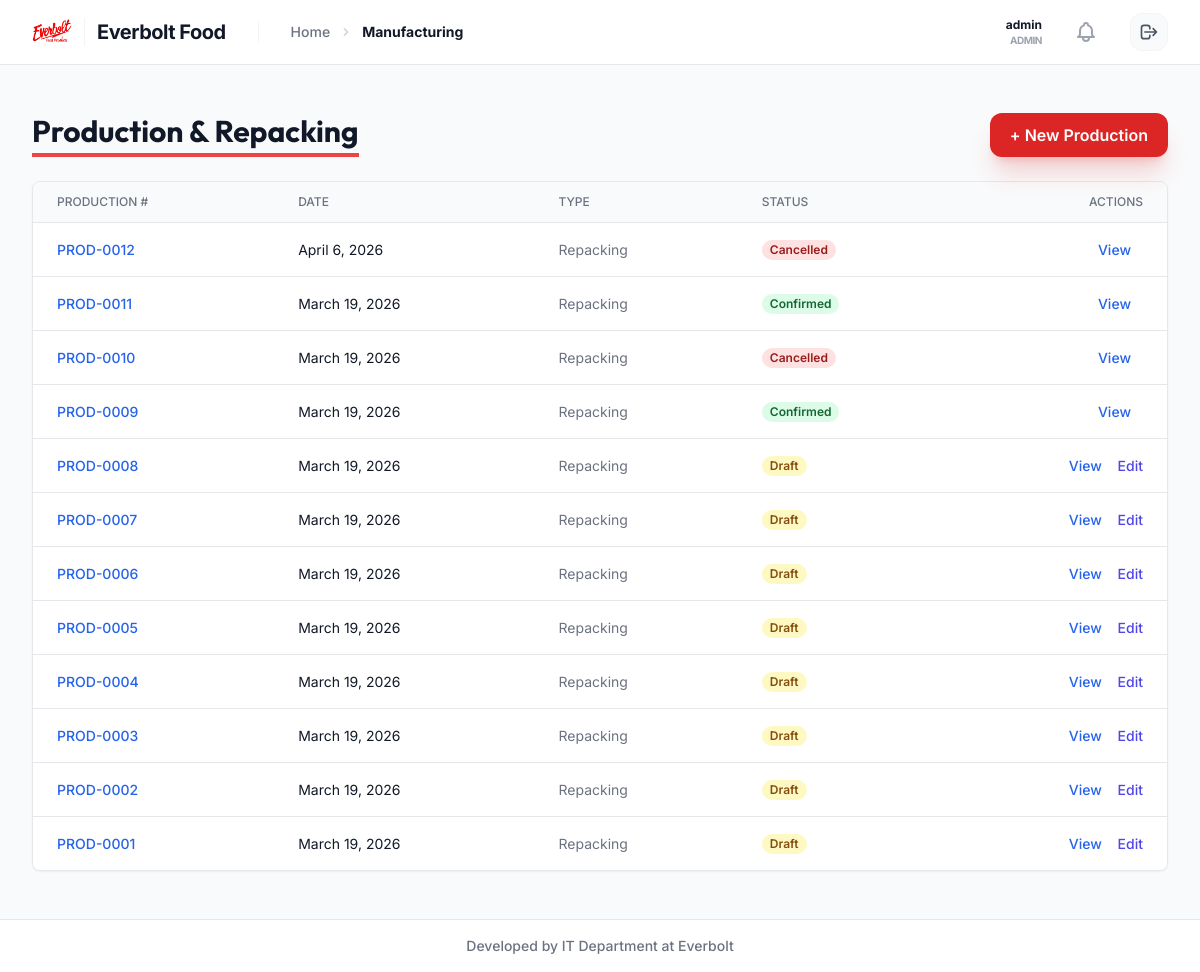
The page /manufacturing/production/ (signed in) on the database as committed earlier.
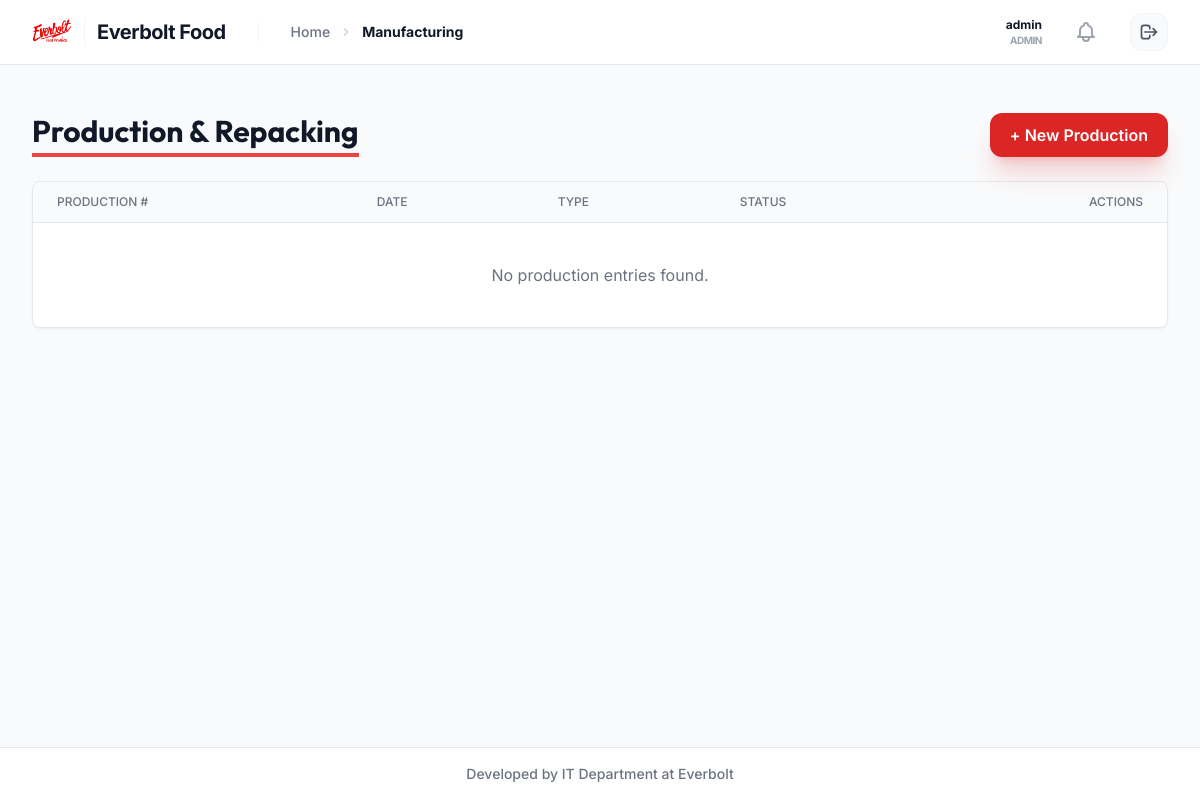
The same page on the database as committed later.
### manufacturing/models.py (models this page shows, shortened)
class Production(models.Model):
    class ConversionTypes(models.TextChoices):
        MANUFACTURING = 'MANUFACTURING', 'Manufacturing'
        REPACKING = 'REPACKING', 'Repacking'
        BLENDING = 'BLENDING', 'Blending'
    class StatusChoices(models.TextChoices):
        DRAFT = 'DRAFT', 'Draft'
        CONFIRMED = 'CONFIRMED', 'Confirmed'
        CANCELLED = 'CANCELLED', 'Cancelled'
    production_number = models.CharField(max_length=50, unique=True, blank=True)
    date = models.DateField()
    conversion_type = models.CharField(max_length=20, choices=ConversionTypes.choices, default=ConversionTypes.MANUFACTURING)
    status = models.CharField(max_length=20, choices=StatusChoices.choices, default=StatusChoices.DRAFT)
    notes = models.TextField(blank=True, null=True)
    created_by = models.ForeignKey(settings.AUTH_USER_MODEL, on_delete=models.SET_NULL, null=True)
    created_at = models.DateTimeField(auto_now_add=True)
    updated_at = models.DateTimeField(auto_now=True)

### manufacturing/views.py (the view)
# urls.py: path('production/', views.ProductionListView.as_view(), name='production_list'),
class ProductionListView(LoginRequiredMixin, ListView):
    model = Production
    template_name = 'manufacturing/production_list.html'
    context_object_name = 'productions'
    paginate_by = 20
    ordering = ['-id']

### users/models.py (called while the page is built)
    @property
    def unread_notifications(self):
        return getattr(self, 'notifications', None) and self.notifications.filter(is_read=False).order_by('-created_at') or []

### manufacturing/templates/manufacturing/production_list.html (shortened to what this page needs)
{% extends 'layouts/base.html' %}
{% block breadcrumbs %}
    <li class="flex items-center space-x-2">
        <svg class="w-4 h-4 text-gray-300" fill="currentColor" viewBox="0 0 20 20">
            <path d="M7.293 14.707a1 1 0 010-1.414L10.586 10 7.293 6.707a1 1 0 011.414-1.414l4 4a1 1 0 010 1.414l-4 4a1 1 0 01-1.414 0z" />
        </svg>
        <span class="text-gray-900 font-bold">Manufacturing</span>
    </li>
{% endblock %}
{% block content %}
<div class="px-4 py-6 sm:px-0">
    <div class="flex justify-between items-center mb-6">
        <h1 class="text-3xl font-bold text-gray-900 border-b-4 border-red-500 inline-block pb-1">Production & Repacking</h1>
        <a href="{% url 'production_create' %}" class="btn-premium btn-primary shadow-xl shadow-red-600/20">
            + New Production
        </a>
    </div>
    <div class="bg-white shadow-sm rounded-lg border border-gray-200 overflow-hidden">
        <table class="min-w-full divide-y divide-gray-200">
            <thead class="bg-gray-50">
                <tr>
                    <th class="px-6 py-3 text-left text-xs font-medium text-gray-500 uppercase">Production #</th>
                    <th class="px-6 py-3 text-left text-xs font-medium text-gray-500 uppercase">Date</th>
                    <th class="px-6 py-3 text-left text-xs font-medium text-gray-500 uppercase">Type</th>
                    <th class="px-6 py-3 text-left text-xs font-medium text-gray-500 uppercase">Status</th>
                    <th class="px-6 py-3 text-right text-xs font-medium text-gray-500 uppercase">Actions</th>
                </tr>
            </thead>
            <tbody class="bg-white divide-y divide-gray-200">
                {% for prod in productions %}
                <tr class="hover:bg-gray-50">
                    <td class="px-6 py-4 whitespace-nowrap text-sm font-medium text-blue-600">
                        <a href="{% url 'production_detail' prod.pk %}">{{ prod.production_number }}</a>
                    </td>
                    <td class="px-6 py-4 text-sm text-gray-900">{{ prod.date }}</td>
                    <td class="px-6 py-4 text-sm text-gray-500">{{ prod.get_conversion_type_display }}</td>
                    <td class="px-6 py-4 whitespace-nowrap text-sm">
                        {% if prod.status == 'CONFIRMED' %}
                            <span class="px-2 inline-flex text-xs leading-5 font-semibold rounded-full bg-green-100 text-green-800">Confirmed</span>
                        {% elif prod.status == 'CANCELLED' %}
                            <span class="px-2 inline-flex text-xs leading-5 font-semibold rounded-full bg-red-100 text-red-800">Cancelled</span>
                        {% else %}
                            <span class="px-2 inline-flex text-xs leading-5 font-semibold rounded-full bg-yellow-100 text-yellow-800">Draft</span>
                        {% endif %}
                    </td>
                    <td class="px-6 py-4 whitespace-nowrap text-right text-sm font-medium">
                        <a href="{% url 'production_detail' prod.pk %}" class="text-blue-600 hover:text-blue-900 mr-3">View</a>
                        {% if prod.status == 'DRAFT' %}
                            <a href="{% url 'production_edit' prod.pk %}" class="text-indigo-600 hover:text-indigo-900">Edit</a>
                        {% endif %}
                    </td>
                </tr>
                {% empty %}
                <tr><td colspan="5" class="px-6 py-10 text-center text-gray-500">No production entries found.</td></tr>
                {% endfor %}
            </tbody>
        </table>
    </div>
</div>
{% endblock %}

Rows that differ between the two databases and show on the page:
removed Production: production_number "PROD-0012", date "April 6, 2026", conversion_type "Repacking", status "Cancelled"
removed Production: production_number "PROD-0011", date "March 19, 2026", conversion_type "Repacking", status "Confirmed"
removed Production: production_number "PROD-0010", date "March 19, 2026", conversion_type "Repacking", status "Cancelled"
removed Production: production_number "PROD-0009", date "March 19, 2026", conversion_type "Repacking", status "Confirmed"
removed Production: production_number "PROD-0008", date "March 19, 2026", conversion_type "Repacking", status "Draft"
removed Production: production_number "PROD-0007", date "March 19, 2026", conversion_type "Repacking", status "Draft"
removed Production: production_number "PROD-0006", date "March 19, 2026", conversion_type "Repacking", status "Draft"
removed Production: production_number "PROD-0005", date "March 19, 2026", conversion_type "Repacking", status "Draft"
removed Production: production_number "PROD-0004", date "March 19, 2026", conversion_type "Repacking", status "Draft"
removed Production: production_number "PROD-0003", date "March 19, 2026", conversion_type "Repacking", status "Draft"
removed Production: production_number "PROD-0002", date "March 19, 2026", conversion_type "Repacking", status "Draft"
removed Production: production_number "PROD-0001", date "March 19, 2026", conversion_type "Repacking", status "Draft"
Other text that changed with them:
text now shown: "No production entries found."
